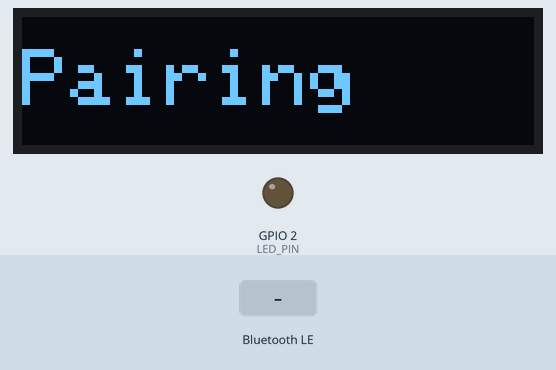
Bench run of a sketch on a simulated ESP32. On the bench: 128×32 one-colour display, output pins drawn as LEDs (lit = HIGH). The test bench sets the inputs (shaded band). Nothing arrives over Bluetooth unless stated; a phone connects over Bluetooth LE 3 s after start; what the sketch prints to the serial monitor is not drawn.

Above: at 0.1 s.
At 3.6 s:
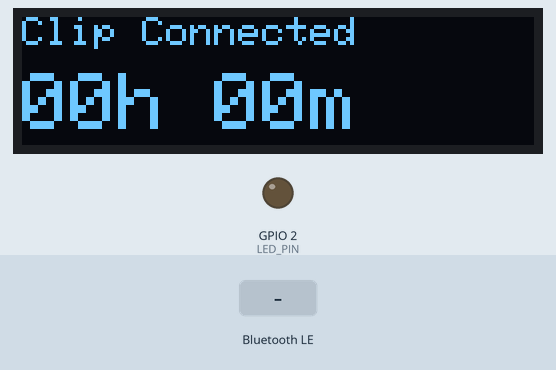
3.7 s: Bluetooth LE write "1" received
Timing chart, 0 to 6.7 s (numbered marks = the images above; inputs shaded):
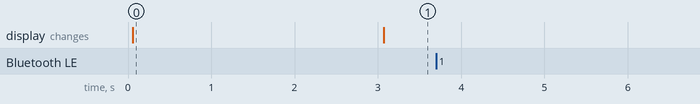

The sketch:

flutter_esp_c6.ino
```cpp
#include <Arduino.h>
#include <Wire.h>
#include <Adafruit_GFX.h>
#include <Adafruit_SSD1306.h>
#include <NimBLEDevice.h>

// ===== OLED =====
#define SCREEN_WIDTH 128
#define SCREEN_HEIGHT 32
#define OLED_SDA D4
#define OLED_SCL D8
Adafruit_SSD1306 display(SCREEN_WIDTH, SCREEN_HEIGHT, &Wire, -1);

static void oledShowPairing() {
  display.clearDisplay();
  display.setTextSize(2);
  display.setTextColor(SSD1306_WHITE);
  display.setCursor(0, 8);
  display.print("Pairing");
  display.display();
}

static void oledShowTime(uint32_t sec) {
  uint32_t h = sec / 3600;
  uint32_t m = (sec % 3600) / 60;

  char buf[16];
  snprintf(buf, sizeof(buf), "%02luh %02lum", (unsigned long)h, (unsigned long)m);

  display.clearDisplay();
  display.setTextSize(1);
  display.setTextColor(SSD1306_WHITE);

  display.setCursor(0, 0);
  display.print("Clip Connected");

  display.setTextSize(2);
  display.setCursor(0, 14);
  display.print(buf);

  display.display();
}

// ===== BLE UUIDs =====
static const char* DEVICE_NAME     = "Escape Clip";
static const char* SERVICE_UUID    = "12345678-1234-1234-1234-1234567890ab";
static const char* LED_CHAR_UUID   = "abcdefab-1234-1234-1234-abcdefabcdef";
static const char* VALUE_CHAR_UUID = "11111111-2222-3333-4444-555555555555";

// Pins (keep your working pins)
static const int LED_PIN = 2;
static const int BTN_PIN = 0;

static bool g_connected = false;
static uint32_t startMs = 0;
static uint32_t lastTickMs = 0;

NimBLECharacteristic* valueChr = nullptr;

class MyServerCallbacks : public NimBLEServerCallbacks {
  void onConnect(NimBLEServer* pServer, NimBLEConnInfo& connInfo) override {
    g_connected = true;
    startMs = millis();       // ✅ timer starts at connect
    lastTickMs = 0;
    Serial.println("BLE Connected");

    oledShowTime(0);

    // Optionally send 0 immediately
    if (valueChr) {
      int32_t zero = 0;
      valueChr->setValue((uint8_t*)&zero, sizeof(zero));
      valueChr->notify();
    }
  }

  void onDisconnect(NimBLEServer* pServer, NimBLEConnInfo& connInfo, int reason) override {
    g_connected = false;
    Serial.printf("BLE Disconnected (reason=%d)\n", reason);
    NimBLEDevice::startAdvertising();
    oledShowPairing();
  }
};

class LedCharCallbacks : public NimBLECharacteristicCallbacks {
  void onWrite(NimBLECharacteristic* pCharacteristic, NimBLEConnInfo& connInfo) override {
    std::string v = pCharacteristic->getValue();
    if (v.empty()) return;
    uint8_t b = (uint8_t)v[0];

    digitalWrite(LED_PIN, b == 1 ? HIGH : LOW);
    Serial.println(b == 1 ? "LED ON" : "LED OFF");
  }
};

static void setupOLED() {
  Wire.begin(OLED_SDA, OLED_SCL);
  Wire.setClock(400000);

  if (!display.begin(SSD1306_SWITCHCAPVCC, 0x3C)) {
    Serial.println("OLED not found (try 0x3D)");
    while (true) delay(100);
  }
  display.clearDisplay();
  display.display();
}

static void setupBLE() {
  NimBLEDevice::init(DEVICE_NAME);

  NimBLEServer* server = NimBLEDevice::createServer();
  server->setCallbacks(new MyServerCallbacks());

  NimBLEService* service = server->createService(SERVICE_UUID);

  // Phone -> ESP32 LED write
  NimBLECharacteristic* ledChr = service->createCharacteristic(
    LED_CHAR_UUID,
    NIMBLE_PROPERTY::WRITE | NIMBLE_PROPERTY::WRITE_NR
  );
  ledChr->setCallbacks(new LedCharCallbacks());

  // ESP32 -> Phone notify time (int32 seconds)
  valueChr = service->createCharacteristic(
    VALUE_CHAR_UUID,
    NIMBLE_PROPERTY::NOTIFY | NIMBLE_PROPERTY::READ
  );

  int32_t initVal = 0;
  valueChr->setValue((uint8_t*)&initVal, sizeof(initVal));

  service->start();

  NimBLEAdvertising* adv = NimBLEDevice::getAdvertising();
  adv->addServiceUUID(SERVICE_UUID);
  adv->setName(DEVICE_NAME);
  adv->enableScanResponse(true);
  adv->start();

  Serial.println("BLE Advertising started...");
}

void setup() {
  Serial.begin(115200);
  pinMode(LED_PIN, OUTPUT);
  digitalWrite(LED_PIN, LOW);
  pinMode(BTN_PIN, INPUT_PULLUP);

  setupOLED();
  oledShowPairing();

  setupBLE();
}

void loop() {
  // ✅ Update time + notify once per second while connected
  if (g_connected) {
    uint32_t now = millis();
    if (now - lastTickMs >= 1000) {
      lastTickMs = now;

      uint32_t elapsedSec = (now - startMs) / 1000;

      // OLED shows hh/mm
      oledShowTime(elapsedSec);

      // Send int32 seconds to phone
      if (valueChr) {
        int32_t sendSec = (int32_t)elapsedSec;
        valueChr->setValue((uint8_t*)&sendSec, sizeof(sendSec));
        valueChr->notify();
      }
    }
  }

  delay(10);
}
```

Measured:
- after the input at 3.7 s, every drawn part: stays the same
- what the display in image 0 shows lasts 3.0 s, from 0.1 s to 3.1 s
